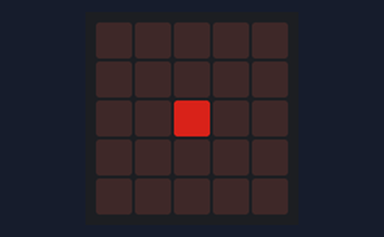
Bench run of a program on a simulated BBC micro:bit running MicroPython. On the bench: the board's 5×5 LED display. Dim RGB values are drawn brighter than linear; random numbers come from a fixed seed.

Above: at 0.01 s.
At 5.55 s:
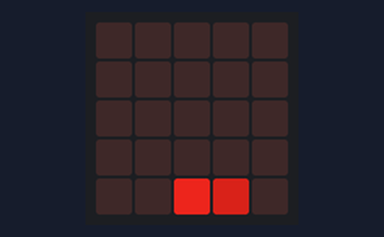
At 11.04 s:
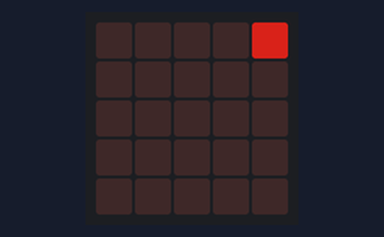
At 19.26 s:
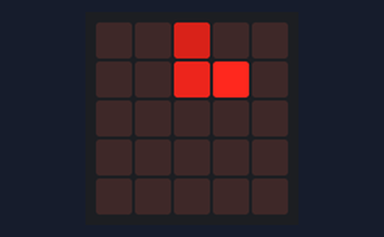
At 28.84 s:
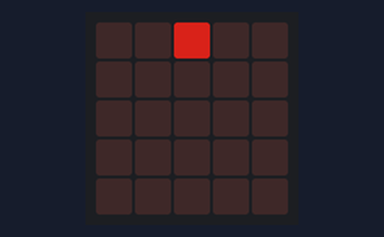
At 38.51 s:
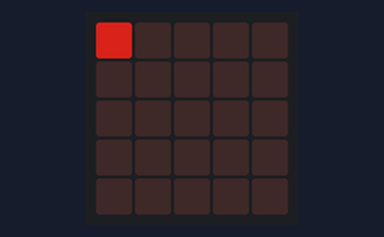

The program:

random_snake.py
```python
from microbit import *

from random import randint
x=2
y=2
x1=2
y1=2
x2=2
y2=2
blank = Image("00000:""00000:""00000:""00000:""00000")
while True:
    display.show(blank)
    display.set_pixel(x, y, 9)
    display.set_pixel(x1, y1, 7)
    display.set_pixel(x2, y2, 5)
    sleep(50)
    x2 = x1
    y2 = y1
    x1 = x
    y1 = y
    direction=(randint(0,3))
    if   direction==0:      y=min(y+1,4)
    elif direction==1:      x=min(x+1,4)
    elif direction==2:      y=max(0,y-1)
    elif direction==3:      x=max(0,x-1)
```
